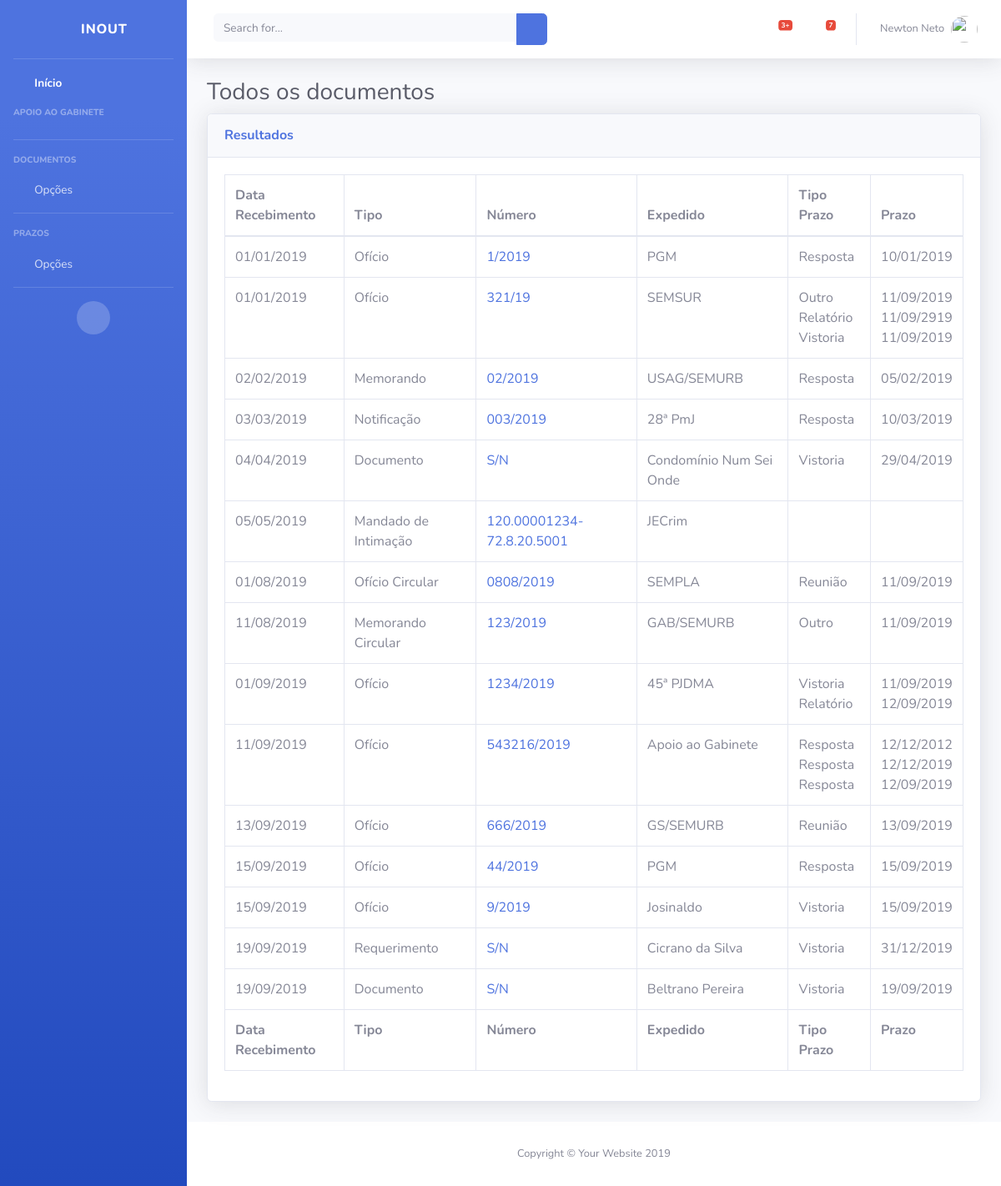
Page /inout/listardocumentos on the committed database.
### inout/models.py (models this page shows, shortened)
class Documento(models.Model):
	data_de_entrada = models.DateTimeField('Data de Entrada')
	tipo_de_documento = models.CharField(max_length = 30)
	numero_do_documento = models.CharField(max_length = 30)
	orgao_expedidor_do_documento = models.CharField(max_length = 150)
	assunto_do_documento = models.CharField(max_length = 1000)
	despacho_do_documento = models.CharField(max_length = 200)
	numero_do_processo = models.CharField(max_length = 30)

class Prazo(models.Model):
	documento = models.ForeignKey(Documento, on_delete = models.CASCADE)
	tipo_de_prazo = models.CharField(max_length = 20)
	data_do_prazo = models.DateTimeField('Prazo')
	prazo_encerrado = models.BooleanField(default = False)

### inout/views.py (the view)
# urls.py: path('listardocumentos', views.listardocumentos, name = 'listardocumentos'),
def listardocumentos(request):
	lista_de_documentos = Documento.objects.order_by('data_de_entrada')
	contexto = {
		'titulo': "Todos os documentos",
		'lista_de_documentos': lista_de_documentos,
	}
	return render(request, 'inout/listardocumentos.html', contexto)

### inout/templates/inout/listardocumentos.html (shortened to what this page needs)
{% load staticfiles %}
<!DOCTYPE html>
<html lang="pt-br">
<head>
  <link href="{% static 'vendor/fontawesome-free/css/all.min.css' %}" rel="stylesheet" type="text/css">
  <link href="{% static 'css/sb-admin-2.min.css' %}" rel="stylesheet">
  <link href="{% static 'vendor/datatables/dataTables.bootstrap4.min.css' %}" rel="stylesheet">
</head>
<body id="page-top">
  <div id="wrapper">
    <ul class="navbar-nav bg-gradient-primary sidebar sidebar-dark accordion" id="accordionSidebar">
      <a class="sidebar-brand d-flex align-items-center justify-content-center" href="{% url 'inout:index' %}">
        <div class="sidebar-brand-icon rotate-n-15">
          <i class="fas fa-laugh-wink"></i>
        </div>
        <div class="sidebar-brand-text mx-3">inOut</div>
      </a>
      <hr class="sidebar-divider my-0">
      <li class="nav-item active">
        <a class="nav-link" href="{% url 'inout:index' %}">
          <i class="fas fa-fw fa-tachometer-alt"></i>
          <span>Início</span></a>
      </li>
      <div class="sidebar-heading">
        Apoio ao Gabinete
      </div>
      <br/>
      <hr class="sidebar-divider">
      <div class="sidebar-heading">
        Documentos
      </div>
      <li class="nav-item">
        <a class="nav-link collapsed" href="#" data-toggle="collapse" data-target="#collapsePages" aria-expanded="true" aria-controls="collapsePages">
          <i class="fas fa-fw fa-folder"></i>
          <span>Opções</span>
        </a>
      </li>
      <hr class="sidebar-divider">
      <div class="sidebar-heading">
        Prazos
      </div>
      <li class="nav-item">
        <a class="nav-link collapsed" href="#" data-toggle="collapse" data-target="#collapsePrazos" aria-expanded="true" aria-controls="collapsePrazos">
          <i class="fas fa-fw fa-folder"></i>
          <span>Opções</span>
        </a>
      </li>
      <hr class="sidebar-divider d-none d-md-block">
      <div class="text-center d-none d-md-inline">
        <button class="rounded-circle border-0" id="sidebarToggle"></button>
      </div>
    </ul>
    <div id="content-wrapper" class="d-flex flex-column">
      <div id="content">
        <nav class="navbar navbar-expand navbar-light bg-white topbar mb-4 static-top shadow">
          <form class="d-none d-sm-inline-block form-inline mr-auto ml-md-3 my-2 my-md-0 mw-100 navbar-search">
            <div class="input-group">
              <input type="text" class="form-control bg-light border-0 small" placeholder="Search for..." aria-label="Search" aria-describedby="basic-addon2">
              <div class="input-group-append">
                <button class="btn btn-primary" type="button">
                  <i class="fas fa-search fa-sm"></i>
                </button>
              </div>
            </div>
          </form>
          <ul class="navbar-nav ml-auto">
            <li class="nav-item dropdown no-arrow mx-1">
              <a class="nav-link dropdown-toggle" href="#" id="alertsDropdown" role="button" data-toggle="dropdown" aria-haspopup="true" aria-expanded="false">
                <i class="fas fa-bell fa-fw"></i>
                <span class="badge badge-danger badge-counter">3+</span>
              </a>
            </li>
            <li class="nav-item dropdown no-arrow mx-1">
              <a class="nav-link dropdown-toggle" href="#" id="messagesDropdown" role="button" data-toggle="dropdown" aria-haspopup="true" aria-expanded="false">
                <i class="fas fa-envelope fa-fw"></i>
                <span class="badge badge-danger badge-counter">7</span>
              </a>
            </li>
            <li class="nav-item dropdown no-arrow">
              <a class="nav-link dropdown-toggle" href="#" id="userDropdown" role="button" data-toggle="dropdown" aria-haspopup="true" aria-expanded="false">
                <span class="mr-2 d-none d-lg-inline text-gray-600 small">Newton Neto</span>
                <img class="img-profile rounded-circle" src="{% static 'img/newtonneto.jpg' %}">
              </a>
            </li>
          </ul>
        </nav>
        <div class="container-fluid">
          <h1 class="h3 mb-2 text-gray-800">{{ titulo }}</h1>
          <div class="card shadow mb-4">
            <div class="card-header py-3">
              <h6 class="m-0 font-weight-bold text-primary">Resultados</h6>
            </div>
            <div class="card-body">
              <div class="table-responsive">
                <table class="table table-bordered" id="dataTable" width="100%" cellspacing="0">
                  <thead>
                    <tr>
                      <th>Data Recebimento</th>
                      <th>Tipo</th>
                      <th>Número</th>
                      <th>Expedido</th>
                      <th>Tipo Prazo</th>
                      <th>Prazo</th>
                    </tr>
                  </thead>
                  <tfoot>
                    <tr>
                      <th>Data Recebimento</th>
                      <th>Tipo</th>
                      <th>Número</th>
                      <th>Expedido</th>
                      <th>Tipo Prazo</th>
                      <th>Prazo</th>
                    </tr>
                  </tfoot>
                  <tbody>
                    {% for documento in lista_de_documentos %}
                      <tr>
                        <td>{{ documento.data_de_entrada|date:'d/m/Y' }}</td>
                        <td>{{ documento.tipo_de_documento }}</a></td>
                        <td><a href="{% url 'inout:detalhesdocumento' documento.id %}">{{ documento.numero_do_documento }}</a></td>
                        <td>{{ documento.orgao_expedidor_do_documento }}</td>
                        <td>{% for prazo in documento.prazo_set.all %}
                          {% if prazo.data_do_prazo|date:'d/m/Y' != timezone.now|date:'d/m/Y' %}
                            {{ prazo.tipo_de_prazo }}
                          {% endif %}
                          <br/>
                        {% endfor %}</td>
                        <td>{% for prazo in documento.prazo_set.all %}
                          {{ prazo.data_do_prazo|date:'d/m/Y' }}
                          <br/>
                        {% endfor %}</td>
                      </tr>
                    {% endfor %}
                  </tbody>
                </table>
              </div>
            </div>
          </div>
        </div>
      </div>
      <footer class="sticky-footer bg-white">
        <div class="container my-auto">
          <div class="copyright text-center my-auto">
            <span>Copyright &copy; Your Website 2019</span>
          </div>
        </div>
      </footer>
    </div>
  </div>
</body>
</html>

### rows in the picture
Documento: data_de_entrada "01/01/2019", tipo_de_documento "Ofício", numero_do_documento "1/2019", orgao_expedidor_do_documento "PGM"
Prazo: tipo_de_prazo "Resposta", data_do_prazo "10/01/2019"
Documento: data_de_entrada "01/01/2019", tipo_de_documento "Ofício", numero_do_documento "321/19", orgao_expedidor_do_documento "SEMSUR"
Prazo: tipo_de_prazo "Outro", data_do_prazo "11/09/2019"
Prazo: tipo_de_prazo "Relatório", data_do_prazo "11/09/2919"
Prazo: tipo_de_prazo "Vistoria", data_do_prazo "11/09/2019"
Documento: data_de_entrada "02/02/2019", tipo_de_documento "Memorando", numero_do_documento "02/2019", orgao_expedidor_do_documento "USAG/SEMURB"
Prazo: tipo_de_prazo "Resposta", data_do_prazo "05/02/2019"
Documento: data_de_entrada "03/03/2019", tipo_de_documento "Notificação", numero_do_documento "003/2019", orgao_expedidor_do_documento "28ª PmJ"
Prazo: tipo_de_prazo "Resposta", data_do_prazo "10/03/2019"
Documento: data_de_entrada "04/04/2019", tipo_de_documento "Documento", numero_do_documento "S/N", orgao_expedidor_do_documento "Condomínio Num Sei Onde"
Prazo: tipo_de_prazo "Vistoria", data_do_prazo "29/04/2019"
Documento: data_de_entrada "05/05/2019", tipo_de_documento "Mandado de Intimação", numero_do_documento "120.00001234-72.8.20.5001", orgao_expedidor_do_documento "JECrim"
Documento: data_de_entrada "01/08/2019", tipo_de_documento "Ofício Circular", numero_do_documento "0808/2019", orgao_expedidor_do_documento "SEMPLA"
Prazo: tipo_de_prazo "Reunião", data_do_prazo "11/09/2019"
Documento: data_de_entrada "11/08/2019", tipo_de_documento "Memorando Circular", numero_do_documento "123/2019", orgao_expedidor_do_documento "GAB/SEMURB"
Prazo: tipo_de_prazo "Outro", data_do_prazo "11/09/2019"
Documento: data_de_entrada "01/09/2019", tipo_de_documento "Ofício", numero_do_documento "1234/2019", orgao_expedidor_do_documento "45ª PJDMA"
Prazo: tipo_de_prazo "Vistoria", data_do_prazo "11/09/2019"
Prazo: tipo_de_prazo "Relatório", data_do_prazo "12/09/2019"
Documento: data_de_entrada "11/09/2019", tipo_de_documento "Ofício", numero_do_documento "543216/2019", orgao_expedidor_do_documento "Apoio ao Gabinete"
Prazo: tipo_de_prazo "Resposta", data_do_prazo "12/12/2012"
Prazo: tipo_de_prazo "Resposta", data_do_prazo "12/12/2019"
Prazo: tipo_de_prazo "Resposta", data_do_prazo "12/09/2019"
Documento: data_de_entrada "13/09/2019", tipo_de_documento "Ofício", numero_do_documento "666/2019", orgao_expedidor_do_documento "GS/SEMURB"
Prazo: tipo_de_prazo "Reunião", data_do_prazo "13/09/2019"
Documento: data_de_entrada "15/09/2019", tipo_de_documento "Ofício", numero_do_documento "44/2019", orgao_expedidor_do_documento "PGM"
Prazo: tipo_de_prazo "Resposta", data_do_prazo "15/09/2019"
Documento: data_de_entrada "15/09/2019", tipo_de_documento "Ofício", numero_do_documento "9/2019", orgao_expedidor_do_documento "Josinaldo"
Prazo: tipo_de_prazo "Vistoria", data_do_prazo "15/09/2019"
Documento: data_de_entrada "19/09/2019", tipo_de_documento "Requerimento", numero_do_documento "S/N", orgao_expedidor_do_documento "Cicrano da Silva"
Prazo: tipo_de_prazo "Vistoria", data_do_prazo "31/12/2019"
Documento: data_de_entrada "19/09/2019", tipo_de_documento "Documento", numero_do_documento "S/N", orgao_expedidor_do_documento "Beltrano Pereira"
Prazo: tipo_de_prazo "Vistoria", data_do_prazo "19/09/2019"

### other values in the picture
{{ titulo }} "Todos os documentos"
